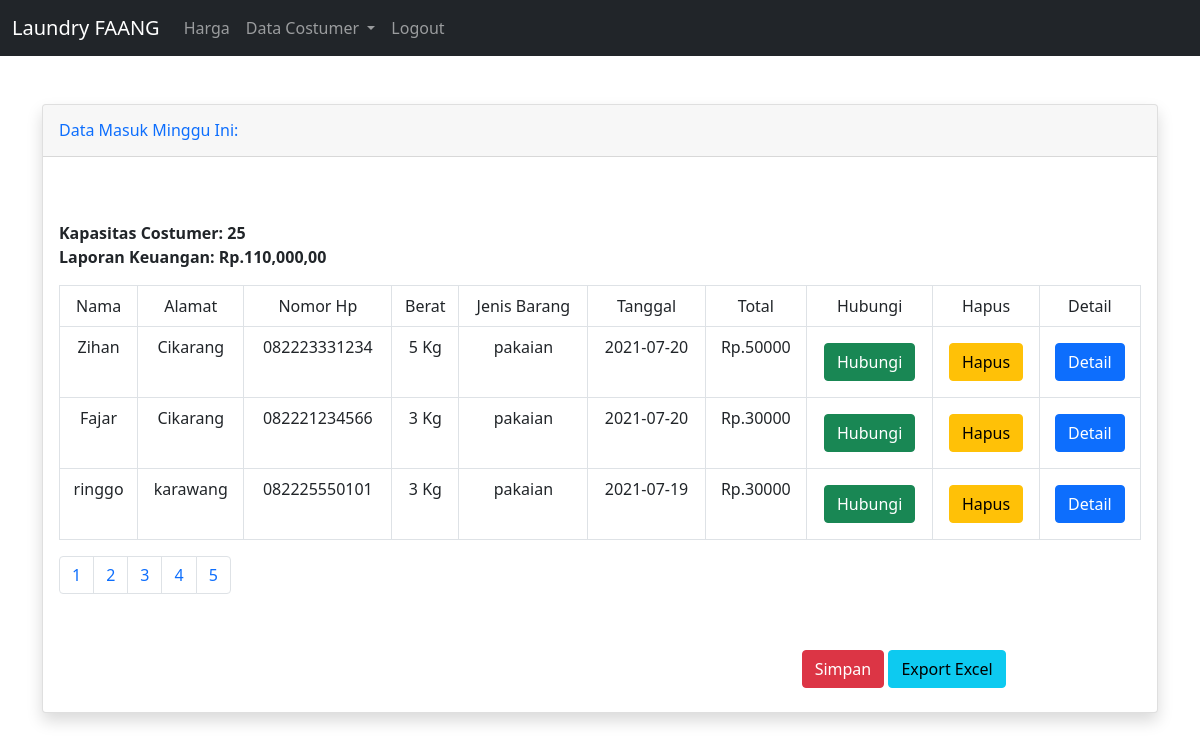
Screenshot of /admin/minggu.php with the database file from the repository.
### tables this page shows
CREATE TABLE `data_minggu` (
  `id` int(35) NOT NULL,
  `nama` varchar(150) NOT NULL,
  `alamat` varchar(100) NOT NULL,
  `nomor` varchar(80) NOT NULL,
  `berat` varchar(68) NOT NULL,
  `jenis` varchar(75) NOT NULL,
  `tanggal` varchar(85) NOT NULL,
  `jumlah` varchar(90) NOT NULL
);

### admin/minggu.php (the view, shortened to what this page needs)
<?php
include 'db.php';
 ?>
<!doctype html>
<html lang="en">
  <head>
    <link rel="stylesheet" href="https://stackpath.bootstrapcdn.com/bootstrap/5.0.0-alpha1/css/bootstrap.min.css">
  </head>
  <body>
        <nav class="navbar navbar-expand-lg navbar-dark bg-dark">
          <div class="container-fluid">
            <a class="navbar-brand text-white" href="index.php">Laundry FAANG</a>
            <div class="collapse navbar-collapse" id="navbarNavDropdown">
              <ul class="navbar-nav">
                <li class="nav-item">
                  <a class="nav-link" href="harga.php">Harga</a>
                </li>
                <li class="nav-item dropdown">
                  <a class="nav-link dropdown-toggle" href="#" id="navbarDropdownMenuLink" role="button" data-toggle="dropdown" aria-expanded="false">
                  Data Costumer
                  </a>
                </li>
              </ul>
              <div class="collapse navbar-collapse" id="navbarNavDropdown">
          <ul class="navbar-nav">
            <li class="nav-item">
              <a class="nav-link" href="Logout.php">Logout</a>
            </li></div>
            </div>
          </div>
        </nav>
<div class="container mt-5">
<div class="card shadow mb-4">
  <div class="card-header py-3 d-flex flex-row align-items-center justify-content-between">
<h6 class="m-0 font-weight-bold text-primary">Data Masuk Minggu Ini:</h6>
  </div>
  <div class="row mt-5">
  <div class="col-xl-12 col-lg-12">
  <div class="card-body">
    <?php
    $hal= 5;
    $page = (isset($_GET['page'])) ? (int)$_GET['page'] : 1;
    $start = ($page - 1) * $hal;
    $kap = $hal * $hal;
    $Jumlah_y=mysqli_query($conn, "select sum(jumlah) as tos from data_minggu");
    $jumlahd=mysqli_fetch_array($Jumlah_y);
     ?>
     <b>Kapasitas Costumer: <?php echo $kap ; ?>
     </b><br>
     <b>Laporan Keuangan: <?php echo " Rp.". number_format($jumlahd['tos']).",00"; ?></b>
    <div class="table-responsive service">
    <table class="table table-bordered table-hover  mt-3 text-nowrap css-serial">
          <tr>
     		 <td><center>Nama</td>
     		 <td><center>Alamat</td>
     		 <td><center>Nomor Hp</td>
     		 <td><center>Berat</td>
     		 <td><center>Jenis Barang</td>
         <td><center>Tanggal</td>
         <td><center>Total </td>
         <td><center>Hubungi</td>
         <td><center>Hapus</td>
         <td><center>Detail</td>
           </tr>
           <?php
      $query = mysqli_query($conn, "SELECT * FROM data_minggu  limit $start, $hal");
           if(mysqli_num_rows($query) <= 0){
             echo "<div class='col-md-10 col-sm-12 col-xs-12 ml-5'>";
             echo "<div class='alert alert-danger mt-4 ml-5' role='alert'>";
             echo "<p><center>Data Anda Masih Kosong</center></p>";
             echo "</div>";
             echo "</div>";
           }else{
          	  while($row = mysqli_fetch_array($query)){
          	  ?>
              <tr>
              <td><center><?php echo $row['nama'] ?></td>
              <td><center><?php echo $row['alamat'] ?></td>
              <td><center><?php echo $row['nomor'] ?></td>
              <td><center><?php echo $row['berat']." Kg" ?></td>
              <td><center><?php echo $row['jenis'] ?></td>
              <td><center><?php echo $row['tanggal'] ?></td>
              <td><center>Rp.<?php echo $row['jumlah'] ?></td>
              <td><center><a href="https://api.whatsapp.com/send?phone=<?php echo $row['nomor'];?>&text=Assalamualaikum%20<?php echo $row['nama'] ?>%20Barang%20Anda%20Selesai%20DiLaundry "><button type="button" class="btn btn-success mt-2 mb-2">Hubungi</button></a></td>
              <td><center><a href="delete.php?id=<?php echo $row['id'] ?>"><button type="button" class="btn btn-warning mt-2 mb-2">  Hapus</button></a></td>
              <td><center><a href="detail.php?id=<?php echo $row['id'] ?>"><button type="button" class="btn btn-primary mt-2 mb-2">Detail</button></a>
               </tr>
    <?php
  }}
      ?>
    </table>
    <nav aria-label="Page navigation example">
    <ul class="pagination">
      <?php
      for($x=1;$x<=$hal ;$x++){
        ?>
        <li class="page-item"><a class="page-link" href="?page=<?php echo $x ?>"><?php echo $x ?></a></li>
        <?php
      }
      ?>
    </ul>
    </nav>
  </div>
  </div>
  </div>
  </div>
  <div class="row mb-4 ml-5">
  <div class="col-sm-6">
  </div>
  <div class="col-sm-2">
  </div>
  <div class="col-sm-4">
  <a href="simpan.php"><button type="button" class="btn btn-danger mt-4 ml-5">Simpan</button></a>
  <a href="export.php"><button type="button" class="btn btn-info mt-4">Export Excel</button></a>
  </div>
  </div>
  </div>
  </div>
  </body>
</html>

### rows the page displays
data_minggu: nama "Zihan", alamat "Cikarang", nomor "082223331234", berat "5", jenis "pakaian", tanggal "2021-07-20", jumlah "50000"
data_minggu: nama "Fajar", alamat "Cikarang", nomor "082221234566", berat "3", jenis "pakaian", tanggal "2021-07-20", jumlah "30000"
data_minggu: nama "ringgo", alamat "karawang", nomor "082225550101", berat "3", jenis "pakaian", tanggal "2021-07-19", jumlah "30000"

### other values shown
$kap "25"
$jumlahd['tos'] "110,000"
